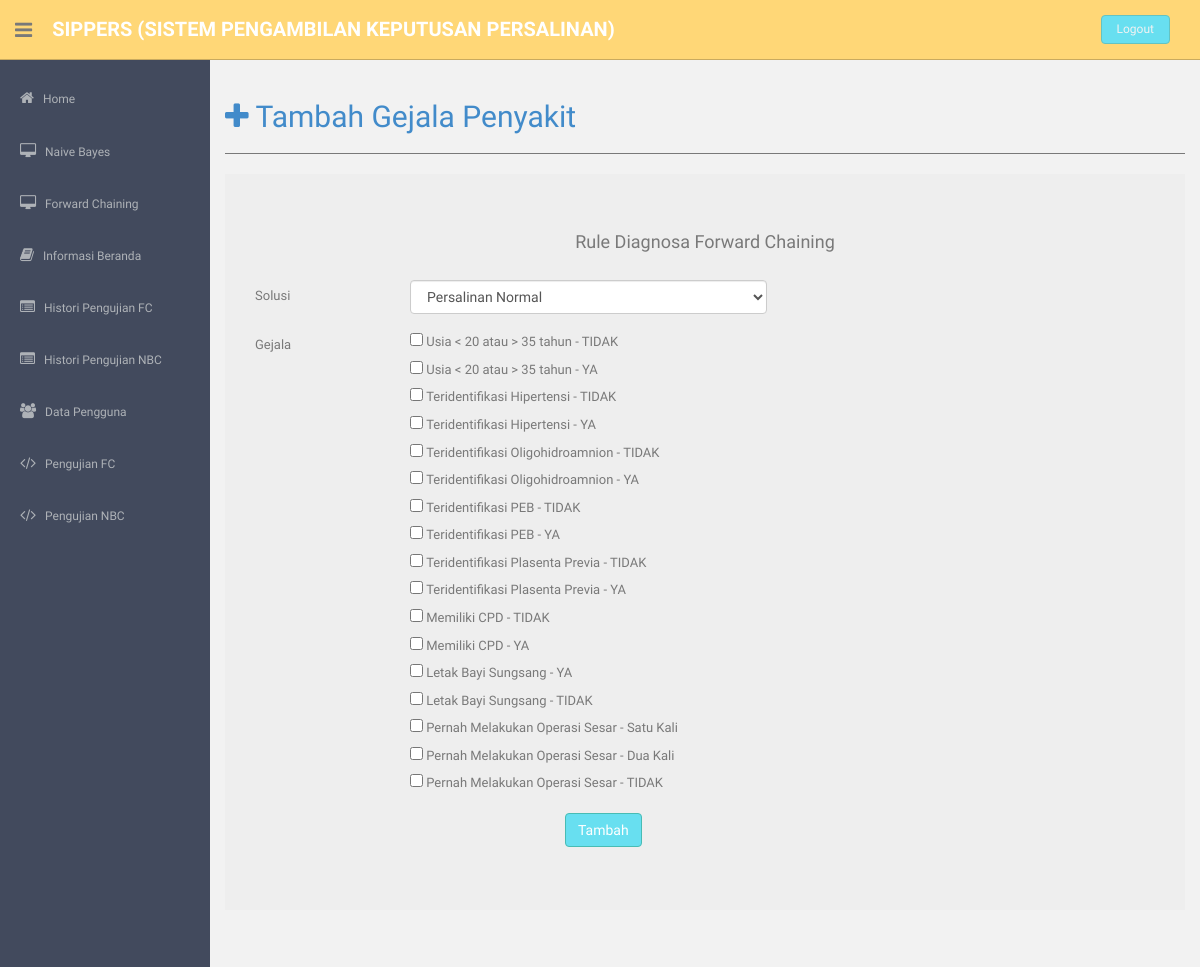
Page /admin/theme/index.php?page=input_rulefc (signed in) on the committed database.
### tables this page shows
CREATE TABLE `daftar_atribut` (
  `id_atribut` int(5) NOT NULL AUTO_INCREMENT,
  `id_gejala` int(5) NOT NULL,
  `atribut` varchar(100) NOT NULL,
  PRIMARY KEY (`id_atribut`)
);

CREATE TABLE `daftar_gejala` (
  `id_gejala` int(5) NOT NULL AUTO_INCREMENT,
  `kode_gejala` varchar(5) NOT NULL,
  `gejala` varchar(200) NOT NULL,
  PRIMARY KEY (`id_gejala`)
);

### admin/fc/rulefc/input_rulefc.php (the view)
<?php
include "../config/koneksi.php";
echo"<h2><a  href='?page=input_rulefc'><i class='fa fa-plus'></i> Tambah Gejala Penyakit</a></h2><hr>";
?>
<div class="jumbotron">
<center><h4>Rule Diagnosa Forward Chaining</h4></center>
<br/>
<form class="form-horizontal" method="post"  action="?page=act_input_rulefc">
  <div class="form-group">
    <label for="Gejala" class="col-md-2 control-label">Solusi</label>
    <div class="col-sm-5">
      <select class="form-control" name="id_penyakit">
	<?php
			$qt= mysqli_query($con,"SELECT * from daftar_penyakit");
			while ($hasil=mysqli_fetch_array($qt)) {
			   echo "
						<option name value='$hasil[id_penyakit]'>$hasil[penyakit]</option>
					";
			}
	  ?>
	  </select>
    </div>
  </div>
  <div class="form-group">
    <label for="Gejala" class="col-md-2 control-label">Gejala</label>
    <div class="col-sm-5">
	<?php
		$sql= mysqli_query($con,"SELECT A.*, B.* FROM daftar_gejala A JOIN daftar_atribut B ON A.id_gejala=B.id_gejala ORDER BY A.id_gejala DESC");
		while ($data=mysqli_fetch_array($sql)) {
	?>
			<input type="checkbox" value="<?=$data['id_atribut']?>" name="gejala[]"> <label for="gejala"> <?=$data['gejala']?> - <?=$data['atribut']?> </label><br>
	<?php
		}
	?>
	</div>
  </div>
   <div class="form-group">
    <div class="col-sm-offset-4 col-sm-5">
      <button type="submit" class="btn btn-theme">Tambah</button>
    </div>
  </div>
</form>
</div>

### admin/theme/assets/css/style.css (style rules this page uses)
body { color: #797979; background: #f2f2f2; font-family: 'Ruda', sans-serif; padding: 0px !important; margin: 0px !important; font-size:13px; }
a, a:hover, a:focus { text-decoration: none; outline: none; }
.btn-theme { color: #fff; background-color: #68dff0; border-color: #48bcb4; }
hr { margin-top: 20px; margin-bottom: 20px; border: 0; border-top: 1px solid #797979; }
label { font-weight: 400; }
@media (min-width: 768px) { .form-horizontal .control-label { text-align: left; } }

### rows in the picture
daftar_atribut: id_gejala.gejala "Usia < 20 atau > 35 tahun", atribut "TIDAK"
daftar_atribut: id_gejala.gejala "Usia < 20 atau > 35 tahun", atribut "YA"
daftar_atribut: id_gejala.gejala "Teridentifikasi Hipertensi", atribut "TIDAK"
daftar_atribut: id_gejala.gejala "Teridentifikasi Hipertensi", atribut "YA"
daftar_atribut: id_gejala.gejala "Teridentifikasi Oligohidroamnion", atribut "TIDAK"
daftar_atribut: id_gejala.gejala "Teridentifikasi Oligohidroamnion", atribut "YA"
daftar_atribut: id_gejala.gejala "Teridentifikasi PEB", atribut "TIDAK"
daftar_atribut: id_gejala.gejala "Teridentifikasi PEB", atribut "YA"
daftar_atribut: id_gejala.gejala "Teridentifikasi Plasenta Previa", atribut "TIDAK"
daftar_atribut: id_gejala.gejala "Teridentifikasi Plasenta Previa", atribut "YA"
daftar_atribut: id_gejala.gejala "Memiliki CPD", atribut "TIDAK"
daftar_atribut: id_gejala.gejala "Memiliki CPD", atribut "YA"
daftar_atribut: id_gejala.gejala "Letak Bayi Sungsang", atribut "YA"
daftar_atribut: id_gejala.gejala "Letak Bayi Sungsang", atribut "TIDAK"
daftar_atribut: id_gejala.gejala "Pernah Melakukan Operasi Sesar", atribut "Satu Kali"
daftar_atribut: id_gejala.gejala "Pernah Melakukan Operasi Sesar", atribut "Dua Kali"
daftar_atribut: id_gejala.gejala "Pernah Melakukan Operasi Sesar", atribut "TIDAK"

### other values in the picture
form field id_penyakit "Persalinan Normal"
